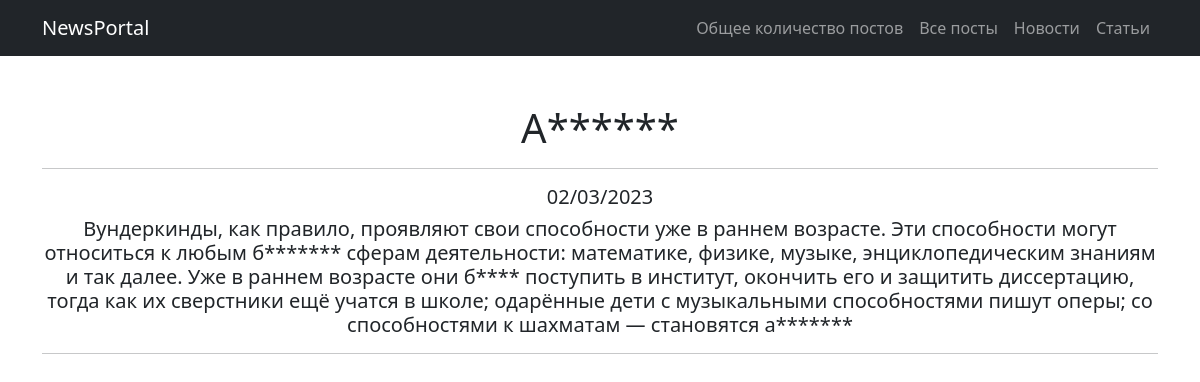
Screenshot of /news/3 with the database file from the repository.
### news/models.py (models this page shows, shortened)
class Post(models.Model):
    article = 'AT'
    news = 'NW'
    TYPE = [(article, 'Статья'), (news, 'Новость')]
    many_author = models.ForeignKey(Author, on_delete=models.CASCADE)
    article_or_news = models.CharField(max_length=2, choices=TYPE, default=article)
    datetime = models.DateTimeField(auto_now_add=True)
    many_category = models.ManyToManyField(Category, through="PostCategory")
    header = models.CharField(max_length=150)
    text = models.TextField()
    rating = models.SmallIntegerField(default=0)

### news/views.py (the view)
# urls.py: path('news/<int:pk>', NewsDetail.as_view()),
class NewsDetail(DetailView):
    model = Post
    template_name = 'flatpages/new.html'
    context_object_name = 'news'

### news/templatetags/custom_filter2.py (called while the page is built)
@register.filter()
def post_time(date):
    return date.strftime("%d/%m/%Y")

### news/templatetags/custom_filter3.py (called while the page is built)
@register.filter()
def censor(value):
    finder = value.split()
    for _ in finder:
        if isinstance(_, str):
            if _.lower().replace(".", "").replace(",", "").replace(";", "").replace(":", "") in censor_words:
                finder[finder.index(_)] = (_[0] + len(_[1:]) * "*")
            else:
                continue
        else:
            continue
    return " ".join(finder)

### templates/flatpages/new.html (shortened to what this page needs)
{% extends 'flatpages/index.html' %}
{% load custom_filter2 %}
{% load custom_filter3 %}
{% block content %}
    {% if news.article_or_news == "NW" %}
        <h1>{{ news.header|censor }}</h1>
        <hr>
        <h5>{{ news.datetime|post_time }}</h5>
        <h5>{{ news.text|censor }}</h5>
        <hr>
    {% else %}
        <h2>Нет новостей (👉ﾟヮﾟ)👉</h2>
    {% endif %}
{% endblock content %}

### rows the page displays
Post: header|censor "А******", datetime|post_time "02/03/2023", text|censor "Вундеркинды, как правило, проявляют свои способности уже в раннем возрасте. Эти способности могут относиться к любым б******* сферам деятельности: математике, физике, музыке, энциклопедическим знаниям и так далее. Уже в раннем возрасте они б**** поступить в институт, окончить его и защитить диссертацию, тогда как их сверстники ещё учатся в школе; одарённые дети с музыкальными способностями пишут оперы; со способностями к шахматам — становятся а*******"
